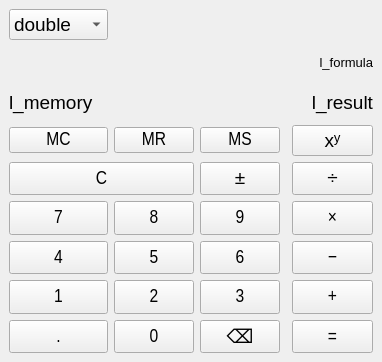
<?xml version="1.0" encoding="UTF-8"?>
<ui version="4.0">
 <class>MainWindow</class>
 <widget class="QMainWindow" name="MainWindow">
  <property name="geometry">
   <rect>
    <x>0</x>
    <y>0</y>
    <width>382</width>
    <height>362</height>
   </rect>
  </property>
  <property name="sizePolicy">
   <sizepolicy hsizetype="Preferred" vsizetype="Preferred">
    <horstretch>0</horstretch>
    <verstretch>0</verstretch>
   </sizepolicy>
  </property>
  <property name="font">
   <font>
    <pointsize>14</pointsize>
   </font>
  </property>
  <property name="windowTitle">
   <string>Калькулятор</string>
  </property>
  <widget class="QWidget" name="centralwidget">
   <layout class="QGridLayout" name="gridLayout" rowstretch="0,0,0,0,0,0,0,0,0,0,0" columnstretch="0,0,0,0,0,0">
    <item row="9" column="2">
     <widget class="QPushButton" name="pb_two">
      <property name="sizePolicy">
       <sizepolicy hsizetype="Preferred" vsizetype="Preferred">
        <horstretch>0</horstretch>
        <verstretch>0</verstretch>
       </sizepolicy>
      </property>
      <property name="minimumSize">
       <size>
        <width>0</width>
        <height>0</height>
       </size>
      </property>
      <property name="font">
       <font>
        <family>Arial Narrow</family>
        <pointsize>14</pointsize>
       </font>
      </property>
      <property name="text">
       <string>2</string>
      </property>
      <property name="shortcut">
       <string>2</string>
      </property>
     </widget>
    </item>
    <item row="2" column="1" colspan="5">
     <layout class="QHBoxLayout" name="horizontalLayout" stretch="0,1">
      <item>
       <widget class="QLabel" name="l_memory">
        <property name="sizePolicy">
         <sizepolicy hsizetype="Preferred" vsizetype="Preferred">
          <horstretch>0</horstretch>
          <verstretch>0</verstretch>
         </sizepolicy>
        </property>
        <property name="font">
         <font>
          <pointsize>14</pointsize>
         </font>
        </property>
        <property name="text">
         <string>l_memory</string>
        </property>
       </widget>
      </item>
      <item>
       <widget class="QLabel" name="l_result">
        <property name="sizePolicy">
         <sizepolicy hsizetype="Preferred" vsizetype="Preferred">
          <horstretch>0</horstretch>
          <verstretch>0</verstretch>
         </sizepolicy>
        </property>
        <property name="font">
         <font>
          <pointsize>14</pointsize>
         </font>
        </property>
        <property name="text">
         <string>l_result</string>
        </property>
        <property name="alignment">
         <set>Qt::AlignRight|Qt::AlignTrailing|Qt::AlignVCenter</set>
        </property>
       </widget>
      </item>
     </layout>
    </item>
    <item row="5" column="1" colspan="2">
     <widget class="QPushButton" name="pb_reset">
      <property name="sizePolicy">
       <sizepolicy hsizetype="Preferred" vsizetype="Preferred">
        <horstretch>0</horstretch>
        <verstretch>0</verstretch>
       </sizepolicy>
      </property>
      <property name="minimumSize">
       <size>
        <width>0</width>
        <height>0</height>
       </size>
      </property>
      <property name="font">
       <font>
        <family>Arial Narrow</family>
        <pointsize>14</pointsize>
       </font>
      </property>
      <property name="text">
       <string>C</string>
      </property>
      <property name="shortcut">
       <string>Esc</string>
      </property>
     </widget>
    </item>
    <item row="3" column="3">
     <widget class="QPushButton" name="pb_ms">
      <property name="minimumSize">
       <size>
        <width>0</width>
        <height>0</height>
       </size>
      </property>
      <property name="font">
       <font>
        <family>Arial Narrow</family>
        <pointsize>14</pointsize>
       </font>
      </property>
      <property name="text">
       <string>MS</string>
      </property>
     </widget>
    </item>
    <item row="10" column="5">
     <widget class="QPushButton" name="pb_equal">
      <property name="sizePolicy">
       <sizepolicy hsizetype="Preferred" vsizetype="Preferred">
        <horstretch>0</horstretch>
        <verstretch>0</verstretch>
       </sizepolicy>
      </property>
      <property name="minimumSize">
       <size>
        <width>0</width>
        <height>0</height>
       </size>
      </property>
      <property name="font">
       <font>
        <family>Arial Narrow</family>
        <pointsize>14</pointsize>
       </font>
      </property>
      <property name="text">
       <string>=</string>
      </property>
      <property name="shortcut">
       <string>Enter</string>
      </property>
     </widget>
    </item>
    <item row="9" column="5">
     <widget class="QPushButton" name="pb_addition">
      <property name="sizePolicy">
       <sizepolicy hsizetype="Preferred" vsizetype="Preferred">
        <horstretch>0</horstretch>
        <verstretch>0</verstretch>
       </sizepolicy>
      </property>
      <property name="minimumSize">
       <size>
        <width>0</width>
        <height>0</height>
       </size>
      </property>
      <property name="font">
       <font>
        <family>Arial Narrow</family>
        <pointsize>14</pointsize>
       </font>
      </property>
      <property name="text">
       <string>+</string>
      </property>
      <property name="shortcut">
       <string>+</string>
      </property>
     </widget>
    </item>
    <item row="5" column="5">
     <widget class="QPushButton" name="pb_division">
      <property name="sizePolicy">
       <sizepolicy hsizetype="Preferred" vsizetype="Preferred">
        <horstretch>0</horstretch>
        <verstretch>0</verstretch>
       </sizepolicy>
      </property>
      <property name="minimumSize">
       <size>
        <width>0</width>
        <height>0</height>
       </size>
      </property>
      <property name="font">
       <font>
        <family>Arial Narrow</family>
        <pointsize>14</pointsize>
       </font>
      </property>
      <property name="text">
       <string>÷</string>
      </property>
      <property name="shortcut">
       <string>/</string>
      </property>
     </widget>
    </item>
    <item row="3" column="2">
     <widget class="QPushButton" name="pb_mr">
      <property name="minimumSize">
       <size>
        <width>0</width>
        <height>0</height>
       </size>
      </property>
      <property name="font">
       <font>
        <family>Arial Narrow</family>
        <pointsize>14</pointsize>
       </font>
      </property>
      <property name="text">
       <string>MR</string>
      </property>
     </widget>
    </item>
    <item row="3" column="5">
     <widget class="QPushButton" name="pb_power">
      <property name="text">
       <string>xʸ</string>
      </property>
     </widget>
    </item>
    <item row="9" column="3">
     <widget class="QPushButton" name="pb_three">
      <property name="sizePolicy">
       <sizepolicy hsizetype="Preferred" vsizetype="Preferred">
        <horstretch>0</horstretch>
        <verstretch>0</verstretch>
       </sizepolicy>
      </property>
      <property name="minimumSize">
       <size>
        <width>0</width>
        <height>0</height>
       </size>
      </property>
      <property name="font">
       <font>
        <family>Arial Narrow</family>
        <pointsize>14</pointsize>
       </font>
      </property>
      <property name="text">
       <string>3</string>
      </property>
      <property name="shortcut">
       <string>3</string>
      </property>
     </widget>
    </item>
    <item row="3" column="1">
     <widget class="QPushButton" name="pb_mc">
      <property name="minimumSize">
       <size>
        <width>0</width>
        <height>0</height>
       </size>
      </property>
      <property name="font">
       <font>
        <family>Arial Narrow</family>
        <pointsize>14</pointsize>
       </font>
      </property>
      <property name="text">
       <string>MC</string>
      </property>
     </widget>
    </item>
    <item row="10" column="3">
     <widget class="QPushButton" name="pb_backspace">
      <property name="sizePolicy">
       <sizepolicy hsizetype="Preferred" vsizetype="Preferred">
        <horstretch>0</horstretch>
        <verstretch>0</verstretch>
       </sizepolicy>
      </property>
      <property name="text">
       <string>⌫</string>
      </property>
     </widget>
    </item>
    <item row="6" column="3">
     <widget class="QPushButton" name="pb_nine">
      <property name="sizePolicy">
       <sizepolicy hsizetype="Preferred" vsizetype="Preferred">
        <horstretch>0</horstretch>
        <verstretch>0</verstretch>
       </sizepolicy>
      </property>
      <property name="minimumSize">
       <size>
        <width>0</width>
        <height>0</height>
       </size>
      </property>
      <property name="font">
       <font>
        <family>Arial Narrow</family>
        <pointsize>14</pointsize>
       </font>
      </property>
      <property name="text">
       <string>9</string>
      </property>
      <property name="shortcut">
       <string>9</string>
      </property>
     </widget>
    </item>
    <item row="9" column="1">
     <widget class="QPushButton" name="pb_one">
      <property name="sizePolicy">
       <sizepolicy hsizetype="Preferred" vsizetype="Preferred">
        <horstretch>0</horstretch>
        <verstretch>0</verstretch>
       </sizepolicy>
      </property>
      <property name="minimumSize">
       <size>
        <width>0</width>
        <height>0</height>
       </size>
      </property>
      <property name="font">
       <font>
        <family>Arial Narrow</family>
        <pointsize>14</pointsize>
       </font>
      </property>
      <property name="text">
       <string>1</string>
      </property>
      <property name="shortcut">
       <string>1</string>
      </property>
     </widget>
    </item>
    <item row="6" column="5">
     <widget class="QPushButton" name="pb_multiplication">
      <property name="sizePolicy">
       <sizepolicy hsizetype="Expanding" vsizetype="Preferred">
        <horstretch>0</horstretch>
        <verstretch>0</verstretch>
       </sizepolicy>
      </property>
      <property name="minimumSize">
       <size>
        <width>0</width>
        <height>0</height>
       </size>
      </property>
      <property name="font">
       <font>
        <family>Arial Narrow</family>
        <pointsize>14</pointsize>
       </font>
      </property>
      <property name="text">
       <string>×</string>
      </property>
      <property name="shortcut">
       <string>*</string>
      </property>
     </widget>
    </item>
    <item row="7" column="1">
     <widget class="QPushButton" name="pb_four">
      <property name="sizePolicy">
       <sizepolicy hsizetype="Preferred" vsizetype="Preferred">
        <horstretch>0</horstretch>
        <verstretch>0</verstretch>
       </sizepolicy>
      </property>
      <property name="minimumSize">
       <size>
        <width>0</width>
        <height>0</height>
       </size>
      </property>
      <property name="font">
       <font>
        <family>Arial Narrow</family>
        <pointsize>14</pointsize>
       </font>
      </property>
      <property name="text">
       <string>4</string>
      </property>
      <property name="shortcut">
       <string>4</string>
      </property>
     </widget>
    </item>
    <item row="6" column="1">
     <widget class="QPushButton" name="pb_seven">
      <property name="sizePolicy">
       <sizepolicy hsizetype="Preferred" vsizetype="Preferred">
        <horstretch>0</horstretch>
        <verstretch>0</verstretch>
       </sizepolicy>
      </property>
      <property name="minimumSize">
       <size>
        <width>0</width>
        <height>0</height>
       </size>
      </property>
      <property name="font">
       <font>
        <family>Arial Narrow</family>
        <pointsize>14</pointsize>
       </font>
      </property>
      <property name="text">
       <string>7</string>
      </property>
      <property name="shortcut">
       <string>7</string>
      </property>
     </widget>
    </item>
    <item row="10" column="2">
     <widget class="QPushButton" name="pb_zero">
      <property name="sizePolicy">
       <sizepolicy hsizetype="Preferred" vsizetype="Preferred">
        <horstretch>0</horstretch>
        <verstretch>0</verstretch>
       </sizepolicy>
      </property>
      <property name="minimumSize">
       <size>
        <width>0</width>
        <height>0</height>
       </size>
      </property>
      <property name="font">
       <font>
        <family>Arial Narrow</family>
        <pointsize>14</pointsize>
       </font>
      </property>
      <property name="text">
       <string>0</string>
      </property>
     </widget>
    </item>
    <item row="7" column="3">
     <widget class="QPushButton" name="pb_six">
      <property name="sizePolicy">
       <sizepolicy hsizetype="Preferred" vsizetype="Preferred">
        <horstretch>0</horstretch>
        <verstretch>0</verstretch>
       </sizepolicy>
      </property>
      <property name="minimumSize">
       <size>
        <width>0</width>
        <height>0</height>
       </size>
      </property>
      <property name="font">
       <font>
        <family>Arial Narrow</family>
        <pointsize>14</pointsize>
       </font>
      </property>
      <property name="text">
       <string>6</string>
      </property>
      <property name="shortcut">
       <string>6</string>
      </property>
     </widget>
    </item>
    <item row="7" column="5">
     <widget class="QPushButton" name="pb_substraction">
      <property name="sizePolicy">
       <sizepolicy hsizetype="Preferred" vsizetype="Preferred">
        <horstretch>0</horstretch>
        <verstretch>0</verstretch>
       </sizepolicy>
      </property>
      <property name="minimumSize">
       <size>
        <width>0</width>
        <height>0</height>
       </size>
      </property>
      <property name="font">
       <font>
        <family>Arial Narrow</family>
        <pointsize>14</pointsize>
       </font>
      </property>
      <property name="text">
       <string>−</string>
      </property>
      <property name="shortcut">
       <string>-</string>
      </property>
     </widget>
    </item>
    <item row="5" column="3">
     <widget class="QPushButton" name="pb_negative">
      <property name="sizePolicy">
       <sizepolicy hsizetype="Preferred" vsizetype="Preferred">
        <horstretch>0</horstretch>
        <verstretch>0</verstretch>
       </sizepolicy>
      </property>
      <property name="minimumSize">
       <size>
        <width>0</width>
        <height>0</height>
       </size>
      </property>
      <property name="font">
       <font>
        <family>Arial Narrow</family>
        <pointsize>14</pointsize>
       </font>
      </property>
      <property name="text">
       <string>±</string>
      </property>
     </widget>
    </item>
    <item row="10" column="1">
     <widget class="QPushButton" name="tb_extra">
      <property name="sizePolicy">
       <sizepolicy hsizetype="Preferred" vsizetype="Preferred">
        <horstretch>0</horstretch>
        <verstretch>0</verstretch>
       </sizepolicy>
      </property>
      <property name="minimumSize">
       <size>
        <width>0</width>
        <height>0</height>
       </size>
      </property>
      <property name="font">
       <font>
        <family>Arial Narrow</family>
        <pointsize>14</pointsize>
       </font>
      </property>
      <property name="text">
       <string>.</string>
      </property>
     </widget>
    </item>
    <item row="7" column="2">
     <widget class="QPushButton" name="pb_five">
      <property name="sizePolicy">
       <sizepolicy hsizetype="Preferred" vsizetype="Preferred">
        <horstretch>0</horstretch>
        <verstretch>0</verstretch>
       </sizepolicy>
      </property>
      <property name="minimumSize">
       <size>
        <width>0</width>
        <height>0</height>
       </size>
      </property>
      <property name="font">
       <font>
        <family>Arial Narrow</family>
        <pointsize>14</pointsize>
       </font>
      </property>
      <property name="text">
       <string>5</string>
      </property>
      <property name="shortcut">
       <string>5</string>
      </property>
     </widget>
    </item>
    <item row="1" column="1" colspan="5">
     <widget class="QLabel" name="l_formula">
      <property name="font">
       <font>
        <pointsize>10</pointsize>
       </font>
      </property>
      <property name="text">
       <string>l_formula</string>
      </property>
      <property name="alignment">
       <set>Qt::AlignRight|Qt::AlignTrailing|Qt::AlignVCenter</set>
      </property>
     </widget>
    </item>
    <item row="6" column="2">
     <widget class="QPushButton" name="pb_eight">
      <property name="sizePolicy">
       <sizepolicy hsizetype="Preferred" vsizetype="Preferred">
        <horstretch>0</horstretch>
        <verstretch>0</verstretch>
       </sizepolicy>
      </property>
      <property name="minimumSize">
       <size>
        <width>0</width>
        <height>0</height>
       </size>
      </property>
      <property name="font">
       <font>
        <family>Arial Narrow</family>
        <pointsize>14</pointsize>
       </font>
      </property>
      <property name="text">
       <string>8</string>
      </property>
      <property name="shortcut">
       <string>8</string>
      </property>
     </widget>
    </item>
    <item row="0" column="1">
     <widget class="QComboBox" name="cmb_controller">
      <item>
       <property name="text">
        <string>double</string>
       </property>
      </item>
      <item>
       <property name="text">
        <string>float</string>
       </property>
      </item>
      <item>
       <property name="text">
        <string>uint8_t</string>
       </property>
      </item>
      <item>
       <property name="text">
        <string>int</string>
       </property>
      </item>
      <item>
       <property name="text">
        <string>int64_t</string>
       </property>
      </item>
      <item>
       <property name="text">
        <string>size_t</string>
       </property>
      </item>
      <item>
       <property name="text">
        <string>Rational</string>
       </property>
      </item>
     </widget>
    </item>
   </layout>
  </widget>
 </widget>
 <resources/>
 <connections/>
</ui>
